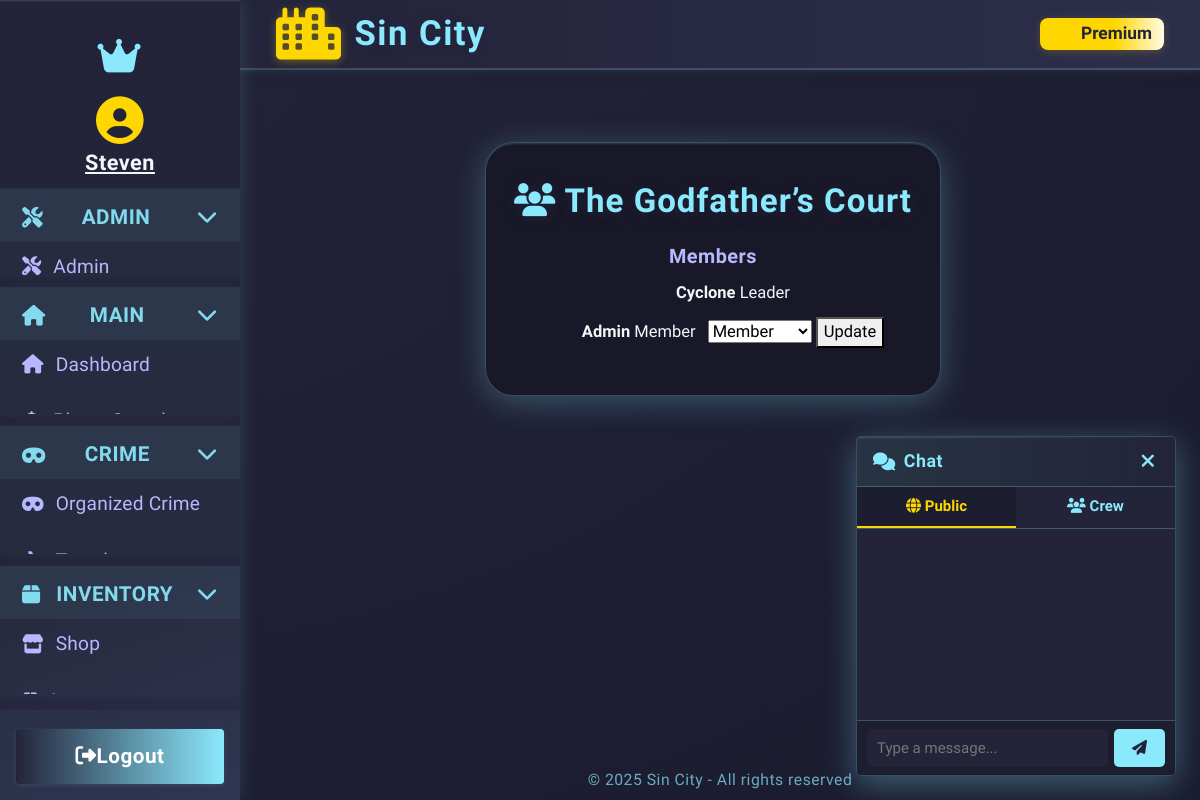
The page /crew/1 (signed in) on the database its author committed.
### app.py (models this page shows, shortened)
class Character(db.Model):
    __tablename__ = 'character'
    id = db.Column(db.Integer, primary_key=True)
    user_id = db.Column(db.Integer, db.ForeignKey('user.id'), nullable=True)
    user = db.relationship('User', backref='linked_character', foreign_keys=[user_id])
    name = db.Column(db.String(12), nullable=False)
    health = db.Column(db.Integer, default=100)
    money = db.Column(db.Integer, default=250)
    level = db.Column(db.Integer, default=1)
    xp = db.Column(db.Integer, default=0)
    last_crime_time = db.Column(db.DateTime, nullable=True)
    last_travel_time = db.Column(db.DateTime, nullable=True)
    city = db.Column(db.String(64), default="New York")
    gun_id = db.Column(db.Integer, db.ForeignKey('shop_item.id'))
    gun = db.relationship('ShopItem', foreign_keys=[gun_id])
    crime_group_id = db.Column(db.Integer, db.ForeignKey('organized_crime.id'))
    crime_group = db.relationship("OrganizedCrime", back_populates="members", foreign_keys=[crime_group_id])
    master_id = db.Column(db.Integer, db.ForeignKey('user.id'))
    earn_streak = db.Column(db.Integer, default=0)
    last_earned = db.Column(db.DateTime, nullable=True)
    is_alive = db.Column(db.Boolean, default=True)
    profile_image = db.Column(db.String(255), nullable=True)
    crew = db.Column(db.Integer, db.ForeignKey('crew.id'), nullable=True)
    crew_id = db.Column(db.Integer, db.ForeignKey('crew.id'))
    linked_user = db.relationship('User', foreign_keys=[user_id])
    crew = db.relationship('Crew', backref='characters')

class Crew(db.Model):
    __tablename__ = 'crew'
    id = db.Column(db.Integer, primary_key=True)
    name = db.Column(db.String(150), unique=True, nullable=False)
    members = db.relationship('User', backref='crew', lazy=True)

class CrewMember(db.Model):
    id = db.Column(db.Integer, primary_key=True)
    crew_id = db.Column(db.Integer, db.ForeignKey('crew.id'), nullable=False)
    user_id = db.Column(db.Integer, db.ForeignKey('user.id', ondelete='CASCADE'), nullable=False)
    role = db.Column(db.String(20), default='member')  # leader, right_hand, left_hand, member
    crew = db.relationship('Crew', backref='crew_members')
    user = db.relationship('User', backref='crew_roles')

class User(db.Model, UserMixin):
    __tablename__ = 'user'
    id = db.Column(db.Integer, primary_key=True)
    username = db.Column(db.String(12), unique=True, nullable=False)
    password_hash = db.Column(db.String(150), nullable=False)
    crew_id = db.Column(db.Integer, db.ForeignKey('crew.id'), nullable=True)
    last_seen = db.Column(db.DateTime, default=datetime.utcnow)
    last_earned = db.Column(db.DateTime, default=None, nullable=True)
    is_admin = db.Column(db.Boolean, default=False)
    premium = db.Column(db.Boolean, default=False)
    premium_until = db.Column(db.DateTime, nullable=True)
    last_known_ip = db.Column(db.String(45))
    organized_crime_id = db.Column(db.Integer, db.ForeignKey('organized_crime.id'))
    last_crime_time = db.Column(db.DateTime, nullable=True)
    gun_id = db.Column(db.Integer, db.ForeignKey('shop_item.id'), nullable=True)
    gun = db.relationship('ShopItem', foreign_keys=[gun_id])
    character = db.relationship('Character', backref='master', uselist=False, foreign_keys='Character.master_id')
    kills = db.Column(db.Integer, default=0)
    characters = db.relationship('Character', backref='owner', lazy=True,    foreign_keys='Character.master_id')
    linked_characters = db.relationship('Character', foreign_keys='Character.user_id')

### app.py (the view)
@app.route('/crew/<int:crew_id>')
@login_required
def crew_page(crew_id):
    crew = Crew.query.get_or_404(crew_id)
    members = CrewMember.query.filter_by(crew_id=crew.id).all()
    messages = CrewMessage.query.filter_by(crew_id=crew.id).order_by(CrewMessage.timestamp.desc()).limit(50).all()
    my_role = next((m.role for m in members if m.user_id == current_user.id), None)
    return render_template('crew_page.html', crew=crew, members=members, messages=messages, current_user_role=my_role)

### app.py (called while the page is built)
@app.context_processor
def inject_user():
    return dict(user=current_user)

@app.before_request
def update_last_seen():
    if current_user.is_authenticated:
        now = datetime.utcnow()
        if not current_user.last_seen or (now - current_user.last_seen).seconds > 1:
            current_user.last_seen = now
            db.session.commit()

@app.before_request
def enable_sqlite_fk():
    if db.engine.url.drivername == 'sqlite':
        with db.engine.connect() as conn:
            conn.execute(db.text("PRAGMA foreign_keys=ON"))

@app.before_request
def check_character_alive():
    if current_user.is_authenticated:
        char = Character.query.filter_by(master_id=current_user.id).first()
        if not char or not char.is_alive:
            if request.endpoint not in ('create_character', 'logout', 'static'):
                return redirect(url_for('create_character'))

@login_manager.user_loader
def load_user(user_id):
    return db.session.get(User, int(user_id))

@app.context_processor
def inject_current_character():
    from flask_login import current_user
    if current_user.is_authenticated:
        character = Character.query.filter_by(master_id=current_user.id, is_alive=True).first()
        return dict(current_character=character)
    return dict(current_character=None)

### templates/crew_page.html (shortened to what this page needs)
{% extends "base.html" %}
{% block content %}
<div class="crew-container">
  <h1><i class="fas fa-users"></i> {{ crew.name }}</h1>
  <h2>Members</h2>
  <ul class="crew-members">
  {% for member in members %}
  <div style="margin-bottom: 12px;">
    {% if member.user %}
      <strong>{{ member.user.username }}</strong>
      {% if member.role == 'leader' %}
        <span class="badge-role badge-leader">Leader</span>
      {% elif member.role == 'right_hand' %}
        <span class="badge-role badge-right">Right-Hand</span>
      {% elif member.role == 'left_hand' %}
        <span class="badge-role badge-left">Left-Hand</span>
      {% else %}
        <span class="badge-role badge-member">Member</span>
      {% endif %}
      {% if current_user.id != member.user.id and current_user_role in ['leader', 'right_hand', 'left_hand'] %}
        <form method="POST" action="{{ url_for('update_crew_role', crew_member_id=member.id) }}" style="display:inline; margin-left: 8px;">
          <select name="new_role">
            <option value="member" {% if member.role == 'member' %}selected{% endif %}>Member</option>
          </select>
          <button type="submit">Update</button>
        </form>
      {% endif %}
    {% else %}
      ⚠️ Unknown user (ID {{ member.user_id }})
    {% endif %}
  </div>
{% endfor %}
</ul>
  {% if current_user_role == 'leader' %}
</div>
{% endif %}
{% endblock %}

### templates/base.html (shortened to what this page needs)
<!DOCTYPE html>
<html lang="en">
<head>
  <link rel="stylesheet" href="https://cdn.jsdelivr.net/npm/bootstrap@4.6.2/dist/css/bootstrap.min.css">
  <link rel="stylesheet" href="https://cdnjs.cloudflare.com/ajax/libs/font-awesome/6.4.2/css/all.min.css">
</head>
<body class="fade-in">
  <div class="layout-root fade-in">
    <div class="sidebar {% if request.endpoint in ['login', 'register'] %}d-none{% endif %}">
      <nav class="sidebar">
        <div class="sidebar-header">
          <i class="fas fa-crown"></i>
        </div>
        {% if current_user.is_authenticated %}
        <div class="sidebar-user">
          <i id="char-name" class="fas fa-user-circle"></i>
          <a href="{{ url_for('profile', username=current_user.username) }}" style="color:inherit; text-decoration: underline;">
            <strong>{{ current_character.name }}</strong>
          </a>
        </div>
        {% endif %}
        <div class="sidebar-nav">
          {% if current_user.is_authenticated and current_user.is_admin %}
          <div class="sidebar-category">
            <div class="sidebar-category-title collapsible" onclick="toggleSidebarCategory(this)">
              <i class="fas fa-tools"></i> Admin
              <span class="collapse-arrow"><i class="fas fa-chevron-down"></i></span>
            </div>
            <div class="sidebar-subnav">
              <a href="{{ url_for('admin.index') }}" class="{% if request.endpoint == 'admin.index' %}active{% endif %}">
                <i class="fas fa-tools"></i> <span>Admin</span>
              </a>
            </div>
          </div>
          {% endif %}
          <div class="sidebar-category">
            <div class="sidebar-category-title collapsible" onclick="toggleSidebarCategory(this)">
              <i class="fas fa-home"></i> Main
              <span class="collapse-arrow"><i class="fas fa-chevron-down"></i></span>
            </div>
            <div class="sidebar-subnav">
              <a href="{{ url_for('dashboard') }}" class="{% if request.endpoint == 'dashboard' %}active{% endif %}">
                <i class="fas fa-home"></i> <span>Dashboard</span>
              </a>
              <a href="{{ url_for('player_search') }}" class="{% if request.endpoint == 'player_search' %}active{% endif %}">
                <i class="fas fa-crosshairs"></i> <span>Player Search</span>
              </a>
            </div>
          </div>
          <div class="sidebar-category">
            <div class="sidebar-category-title collapsible" onclick="toggleSidebarCategory(this)">
              <i class="fas fa-mask"></i> Crime
              <span class="collapse-arrow"><i class="fas fa-chevron-down"></i></span>
            </div>
            <div class="sidebar-subnav">
              <a href="{{ url_for('create_crime') }}" class="{% if request.endpoint == 'create_crime' %}active{% endif %}">
                <i class="fas fa-mask"></i> <span>Organized Crime</span>
              </a>
              <a href="{{ url_for('travel') }}" class="{% if request.endpoint == 'travel' %}active{% endif %}">
                <i class="fas fa-plane"></i> <span>Travel</span>
              </a>
            </div>
          </div>
          <div class="sidebar-category">
            <div class="sidebar-category-title collapsible" onclick="toggleSidebarCategory(this)">
              <i class="fas fa-box"></i> Inventory
              <span class="collapse-arrow"><i class="fas fa-chevron-down"></i></span>
            </div>
            <div class="sidebar-subnav">
              <a href="{{ url_for('shop') }}" class="{% if request.endpoint == 'shop' %}active{% endif %}">
                <i class="fas fa-store"></i> <span>Shop</span>
              </a>
              <a href="{{ url_for('inventory') }}" class="{% if request.endpoint == 'inventory' %}active{% endif %}">
                <i class="fas fa-box"></i> <span>Inventory</span>
              </a>
            </div>
          </div>
        </div>
        <div class="sidebar-footer">
          {% if current_user.is_authenticated %}
          <a href="{{ url_for('logout') }}" class="btn"><i id="fas-fa" class="fas fa-sign-out-alt"></i><span>Logout</span> </a>
          {% endif %}
        </div>
      </nav>
    </div>
    <div class="main-area">
      <header class="topbar">
        <span class="topbar-title">
          <i class="fas fa-city"></i> {% block topbar_title %}Sin City{% endblock %}
        </span>
        <div class="topbar-actions">
          {% block topbar_actions %}
          {% if current_user.is_authenticated and not current_user.premium %}
          <form action="{{ url_for('upgrade') }}" method="post" class="d-inline">
            <button type="submit" class="btn">
              <i class="fas fa-star"></i> Upgrade
            </button>
          </form>
          {% elif current_user.is_authenticated and current_user.premium %}
          <span class="badge">
            <i class="fas fa-crown"></i> Premium
          </span>
          {% endif %}
          {% endblock %}
        </div>
      </header>
      <main class="content-area">
        {% block content %}{% endblock %}
      </main>
      <footer>
        &copy; {{ current_year if current_year else "2025" }} Sin City - All rights reserved
      </footer>
    </div>
    {% if current_user.is_authenticated %}
    <div id="floating-chat">
      <div class="chat-header">
        <span class="chat-title"><i class="fas fa-comments"></i> Chat</span>
        <button type="button" class="chat-close" onclick="toggleChat()" title="Close chat">
          <i class="fas fa-times"></i>
        </button>
      </div>
      <div class="chat-tabs">
        <button type="button" id="tab-public" class="chat-tab active-tab" onclick="switchTab('public')">
          <i class="fas fa-globe"></i> Public
        </button>
        <button type="button" id="tab-crew" class="chat-tab" onclick="switchTab('crew')">
          <i class="fas fa-users"></i> Crew
        </button>
      </div>
      <div id="chat-messages" class="chat-messages"></div>
      <form id="chat-form" autocomplete="off">
        <input type="text" id="chat-input" placeholder="Type a message..." maxlength="250" />
        <button type="submit" id="chat-submit"><i class="fas fa-paper-plane"></i></button>
      </form>
    </div>
    {% endif %}
  </div>
</body>
</html>

### templates/crew_page.html (style rules this page uses)
.crew-container { max-width: 480px; margin: 48px auto 0 auto; background: rgba(25, 25, 40, 0.98); border-radius: 28px; box-shadow: 0 6px 32px #8be9fd44, 0 1.5px 0 #8be9fd22 inset; padding: 38px 28px 32px 28px; border: 1.5px solid #8be9fd44; color: #f5f6fa; font-family: "geo", sans-serif; text-align: center; position: relative; overflow: hidden; }
.crew-container h1 { color: #8be9fd; font-size: 2em; font-weight: 900; margin-bottom: 18px; letter-spacing: 1px; text-shadow: 0 2px 12px #23243a; }
.crew-container h2 { color: #b8b8ff; font-size: 1.2em; font-weight: 700; margin-bottom: 12px; margin-top: 24px; letter-spacing: 0.5px; }

### rows shown on the page
Character: name "Steven"
Crew: name "The Godfather’s Court"
CrewMember: user.username "Cyclone", role "Leader"
CrewMember: user.username "Admin", shows "Member", new_role "Member"

### other values the page prints
{{ current_year if current_year else "2025" }} "2025"
